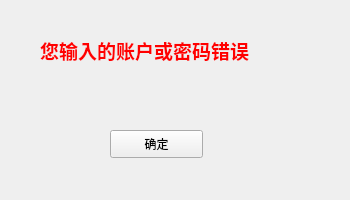
<?xml version="1.0" encoding="UTF-8"?>
<ui version="4.0">
 <class>showWrong</class>
 <widget class="QWidget" name="showWrong">
  <property name="geometry">
   <rect>
    <x>0</x>
    <y>0</y>
    <width>350</width>
    <height>200</height>
   </rect>
  </property>
  <property name="minimumSize">
   <size>
    <width>350</width>
    <height>200</height>
   </size>
  </property>
  <property name="maximumSize">
   <size>
    <width>350</width>
    <height>200</height>
   </size>
  </property>
  <property name="windowTitle">
   <string>Form</string>
  </property>
  <widget class="QLabel" name="label">
   <property name="geometry">
    <rect>
     <x>40</x>
     <y>20</y>
     <width>281</width>
     <height>101</height>
    </rect>
   </property>
   <property name="text">
    <string>&lt;html&gt;&lt;head/&gt;&lt;body&gt;&lt;p&gt;&lt;span style=&quot; font-size:14pt; font-weight:600; color:#ff0000;&quot;&gt;您输入的账户或密码错误&lt;/span&gt;&lt;/p&gt;&lt;p&gt;&lt;br/&gt;&lt;/p&gt;&lt;/body&gt;&lt;/html&gt;</string>
   </property>
  </widget>
  <widget class="QPushButton" name="pushButton">
   <property name="geometry">
    <rect>
     <x>110</x>
     <y>130</y>
     <width>93</width>
     <height>28</height>
    </rect>
   </property>
   <property name="text">
    <string>确定</string>
   </property>
  </widget>
 </widget>
 <resources/>
 <connections/>
</ui>
